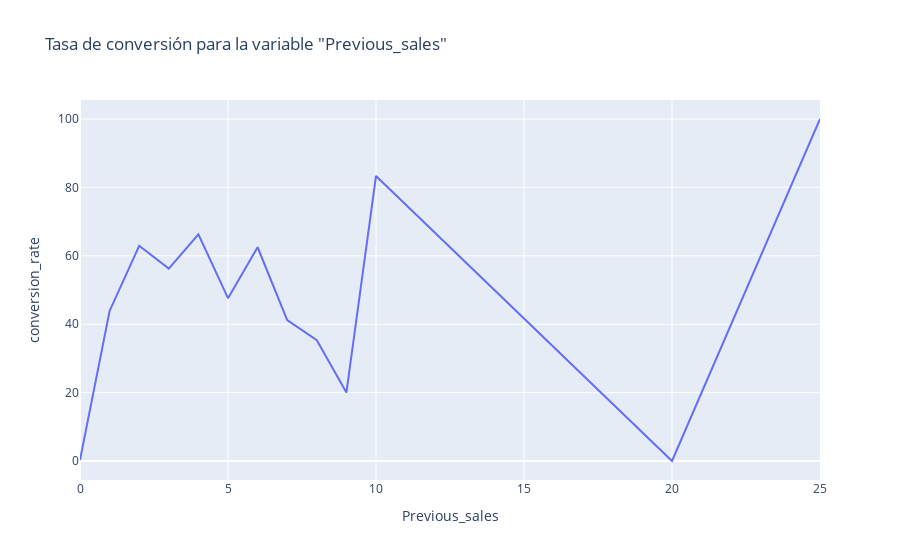

The code cell stored with this chart in its notebook:
### Code cell
helper_funtions.conversion_rate_chart('Previous_sales', 'Sales', df,)

### Figure 1 — Plotly figure (JSON) as saved in the notebook; plotly's stock layout.template omitted (floating-point values rounded to 4 significant figures)
{"data": [{"hovertemplate": "Previous_sales=%{x}<br>conversion_rate=%{y}<extra></extra>", "legendgroup": "", "line": {"color": "#636efa", "dash": "solid"}, "marker": {"symbol": "circle"}, "mode": "lines", "name": "", "orientation": "v", "showlegend": false, "type": "scatter", "x": [0, 1, 2, 3, 4, 5, 6, 7, 8, 9, 10, 20, 25], "xaxis": "x", "y": [0.2967, 43.88, 62.92, 56.25, 66.27, 47.62, 62.5, 41.18, 35.29, 20, 83.33, 0, 100], "yaxis": "y"}], "layout": {"legend": {"tracegroupgap": 0}, "title": {"text": "Tasa de conversión para la variable \"Previous_sales\""}, "xaxis": {"anchor": "y", "domain": [0, 1], "title": {"text": "Previous_sales"}}, "yaxis": {"anchor": "x", "domain": [0, 1], "title": {"text": "conversion_rate"}}}}
